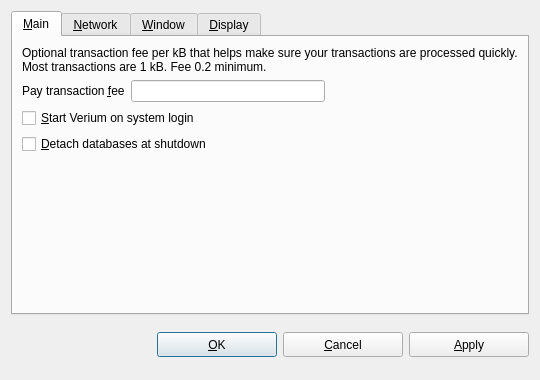
<?xml version="1.0" encoding="UTF-8"?>
<ui version="4.0">
 <class>OptionsDialog</class>
 <widget class="QDialog" name="OptionsDialog">
  <property name="geometry">
   <rect>
    <x>0</x>
    <y>0</y>
    <width>540</width>
    <height>380</height>
   </rect>
  </property>
  <property name="windowTitle">
   <string>Options</string>
  </property>
  <property name="modal">
   <bool>true</bool>
  </property>
  <layout class="QVBoxLayout" name="verticalLayout">
   <item>
    <widget class="QTabWidget" name="veriSendOptions">
     <property name="tabPosition">
      <enum>QTabWidget::North</enum>
     </property>
     <property name="currentIndex">
      <number>0</number>
     </property>
     <widget class="QWidget" name="tabMain">
      <attribute name="title">
       <string>&amp;Main</string>
      </attribute>
      <layout class="QVBoxLayout" name="verticalLayout_Main">
       <item>
        <widget class="QLabel" name="transactionFeeInfoLabel">
         <property name="text">
          <string>Optional transaction fee per kB that helps make sure your transactions are processed quickly. Most transactions are 1 kB. Fee 0.2 minimum.</string>
         </property>
         <property name="textFormat">
          <enum>Qt::PlainText</enum>
         </property>
         <property name="wordWrap">
          <bool>true</bool>
         </property>
        </widget>
       </item>
       <item>
        <layout class="QHBoxLayout" name="horizontalLayoutFee">
         <item>
          <widget class="QLabel" name="transactionFeeLabel">
           <property name="text">
            <string>Pay transaction &amp;fee</string>
           </property>
           <property name="textFormat">
            <enum>Qt::PlainText</enum>
           </property>
           <property name="buddy">
            <cstring>transactionFee</cstring>
           </property>
          </widget>
         </item>
         <item>
          <widget class="BitcoinAmountField" name="transactionFee"/>
         </item>
         <item>
          <spacer name="horizontalSpacerFee">
           <property name="orientation">
            <enum>Qt::Horizontal</enum>
           </property>
           <property name="sizeHint" stdset="0">
            <size>
             <width>40</width>
             <height>20</height>
            </size>
           </property>
          </spacer>
         </item>
        </layout>
       </item>
       <item>
        <widget class="QCheckBox" name="bitcoinAtStartup">
         <property name="toolTip">
          <string>Automatically start Verium after logging in to the system.</string>
         </property>
         <property name="text">
          <string>&amp;Start Verium on system login</string>
         </property>
        </widget>
       </item>
       <item>
        <widget class="QCheckBox" name="detachDatabases">
         <property name="toolTip">
          <string>Detach block and address databases at shutdown. This means they can be moved to another data directory, but it slows down shutdown. The wallet is always detached.</string>
         </property>
         <property name="text">
          <string>&amp;Detach databases at shutdown</string>
         </property>
        </widget>
       </item>
       <item>
        <spacer name="verticalSpacer_Main">
         <property name="orientation">
          <enum>Qt::Vertical</enum>
         </property>
         <property name="sizeHint" stdset="0">
          <size>
           <width>20</width>
           <height>40</height>
          </size>
         </property>
        </spacer>
       </item>
      </layout>
     </widget>
     <widget class="QWidget" name="tabNetwork">
      <attribute name="title">
       <string>&amp;Network</string>
      </attribute>
      <layout class="QVBoxLayout" name="verticalLayout_Network">
       <item>
        <widget class="QCheckBox" name="mapPortUpnp">
         <property name="toolTip">
          <string>Automatically open the Verium client port on the router. This only works when your router supports UPnP and it is enabled.</string>
         </property>
         <property name="text">
          <string>Map port using &amp;UPnP</string>
         </property>
        </widget>
       </item>
       <item>
        <widget class="QCheckBox" name="connectSocks">
         <property name="toolTip">
          <string>Connect to the Verium network through a SOCKS proxy (e.g. when connecting through Tor).</string>
         </property>
         <property name="text">
          <string>&amp;Connect through SOCKS proxy:</string>
         </property>
        </widget>
       </item>
       <item>
        <layout class="QHBoxLayout" name="horizontalLayout_Network">
         <item>
          <widget class="QLabel" name="proxyIpLabel">
           <property name="text">
            <string>Proxy &amp;IP:</string>
           </property>
           <property name="textFormat">
            <enum>Qt::PlainText</enum>
           </property>
           <property name="buddy">
            <cstring>proxyIp</cstring>
           </property>
          </widget>
         </item>
         <item>
          <widget class="QValidatedLineEdit" name="proxyIp">
           <property name="maximumSize">
            <size>
             <width>140</width>
             <height>16777215</height>
            </size>
           </property>
           <property name="toolTip">
            <string>IP address of the proxy (e.g. 127.0.0.1)</string>
           </property>
          </widget>
         </item>
         <item>
          <widget class="QLabel" name="proxyPortLabel">
           <property name="text">
            <string>&amp;Port:</string>
           </property>
           <property name="textFormat">
            <enum>Qt::PlainText</enum>
           </property>
           <property name="buddy">
            <cstring>proxyPort</cstring>
           </property>
          </widget>
         </item>
         <item>
          <widget class="QLineEdit" name="proxyPort">
           <property name="maximumSize">
            <size>
             <width>55</width>
             <height>16777215</height>
            </size>
           </property>
           <property name="toolTip">
            <string>Port of the proxy (e.g. 9050)</string>
           </property>
          </widget>
         </item>
         <item>
          <widget class="QLabel" name="socksVersionLabel">
           <property name="text">
            <string>SOCKS &amp;Version:</string>
           </property>
           <property name="textFormat">
            <enum>Qt::PlainText</enum>
           </property>
           <property name="buddy">
            <cstring>socksVersion</cstring>
           </property>
          </widget>
         </item>
         <item>
          <widget class="QValueComboBox" name="socksVersion">
           <property name="toolTip">
            <string>SOCKS version of the proxy (e.g. 5)</string>
           </property>
          </widget>
         </item>
         <item>
          <spacer name="horizontalSpacer_Network">
           <property name="orientation">
            <enum>Qt::Horizontal</enum>
           </property>
           <property name="sizeHint" stdset="0">
            <size>
             <width>40</width>
             <height>20</height>
            </size>
           </property>
          </spacer>
         </item>
        </layout>
       </item>
       <item>
        <spacer name="verticalSpacer_Network">
         <property name="orientation">
          <enum>Qt::Vertical</enum>
         </property>
         <property name="sizeHint" stdset="0">
          <size>
           <width>20</width>
           <height>40</height>
          </size>
         </property>
        </spacer>
       </item>
      </layout>
     </widget>
     <widget class="QWidget" name="tabWindow">
      <attribute name="title">
       <string>&amp;Window</string>
      </attribute>
      <layout class="QVBoxLayout" name="verticalLayout_Window">
       <item>
        <widget class="QCheckBox" name="minimizeToTray">
         <property name="toolTip">
          <string>Show only a tray icon after minimizing the window.</string>
         </property>
         <property name="text">
          <string>&amp;Minimize to the tray instead of the taskbar</string>
         </property>
        </widget>
       </item>
       <item>
        <widget class="QCheckBox" name="minimizeOnClose">
         <property name="toolTip">
          <string>Minimize instead of exit the application when the window is closed. When this option is enabled, the application will be closed only after selecting Quit in the menu.</string>
         </property>
         <property name="text">
          <string>M&amp;inimize on close</string>
         </property>
        </widget>
       </item>
       <item>
        <spacer name="verticalSpacer_Window">
         <property name="orientation">
          <enum>Qt::Vertical</enum>
         </property>
         <property name="sizeHint" stdset="0">
          <size>
           <width>20</width>
           <height>40</height>
          </size>
         </property>
        </spacer>
       </item>
      </layout>
     </widget>
     <widget class="QWidget" name="tabDisplay">
      <attribute name="title">
       <string>&amp;Display</string>
      </attribute>
      <layout class="QVBoxLayout" name="verticalLayout_Display">
       <item>
        <layout class="QHBoxLayout" name="horizontalLayout_1_Display">
         <item>
          <widget class="QLabel" name="langLabel">
           <property name="text">
            <string>User Interface &amp;language:</string>
           </property>
           <property name="textFormat">
            <enum>Qt::PlainText</enum>
           </property>
           <property name="buddy">
            <cstring>lang</cstring>
           </property>
          </widget>
         </item>
         <item>
          <widget class="QValueComboBox" name="lang">
           <property name="toolTip">
            <string>The user interface language can be set here. This setting will take effect after restarting Verium.</string>
           </property>
          </widget>
         </item>
        </layout>
       </item>
       <item>
        <layout class="QHBoxLayout" name="horizontalLayout_2_Display">
         <item>
          <widget class="QLabel" name="unitLabel">
           <property name="text">
            <string>&amp;Unit to show amounts in:</string>
           </property>
           <property name="textFormat">
            <enum>Qt::PlainText</enum>
           </property>
           <property name="buddy">
            <cstring>unit</cstring>
           </property>
          </widget>
         </item>
         <item>
          <widget class="QValueComboBox" name="unit">
           <property name="toolTip">
            <string>Choose the default subdivision unit to show in the interface and when sending coins.</string>
           </property>
          </widget>
         </item>
        </layout>
       </item>
       <item>
        <layout class="QHBoxLayout" name="horizontalLayout">
         <property name="leftMargin">
          <number>0</number>
         </property>
         <property name="topMargin">
          <number>0</number>
         </property>
         <property name="rightMargin">
          <number>2</number>
         </property>
         <property name="bottomMargin">
          <number>0</number>
         </property>
         <item>
          <widget class="QLabel" name="decimalLabel">
           <property name="sizePolicy">
            <sizepolicy hsizetype="Minimum" vsizetype="Fixed">
             <horstretch>0</horstretch>
             <verstretch>0</verstretch>
            </sizepolicy>
           </property>
           <property name="minimumSize">
            <size>
             <width>0</width>
             <height>0</height>
            </size>
           </property>
           <property name="maximumSize">
            <size>
             <width>16777215</width>
             <height>16777215</height>
            </size>
           </property>
           <property name="baseSize">
            <size>
             <width>0</width>
             <height>0</height>
            </size>
           </property>
           <property name="layoutDirection">
            <enum>Qt::LeftToRight</enum>
           </property>
           <property name="text">
            <string>Choose how many decimal places you prefer to display:</string>
           </property>
          </widget>
         </item>
         <item>
          <widget class="QSpinBox" name="decimalPoints">
           <property name="sizePolicy">
            <sizepolicy hsizetype="Fixed" vsizetype="Fixed">
             <horstretch>0</horstretch>
             <verstretch>0</verstretch>
            </sizepolicy>
           </property>
           <property name="minimumSize">
            <size>
             <width>0</width>
             <height>28</height>
            </size>
           </property>
           <property name="maximumSize">
            <size>
             <width>16777215</width>
             <height>16777215</height>
            </size>
           </property>
           <property name="toolTip">
            <string>&lt;html&gt;&lt;head/&gt;&lt;body&gt;&lt;p&gt;How many decimal places to display. Depending on the unit of currency, you may see fewer decimal places.&lt;/p&gt;&lt;/body&gt;&lt;/html&gt;</string>
           </property>
           <property name="layoutDirection">
            <enum>Qt::LeftToRight</enum>
           </property>
           <property name="alignment">
            <set>Qt::AlignRight|Qt::AlignTrailing|Qt::AlignVCenter</set>
           </property>
           <property name="maximum">
            <number>8</number>
           </property>
           <property name="value">
            <number>8</number>
           </property>
          </widget>
         </item>
        </layout>
       </item>
       <item>
        <widget class="QCheckBox" name="displayAddresses">
         <property name="toolTip">
          <string>Whether to show Verium addresses in the transaction list or not.</string>
         </property>
         <property name="text">
          <string>&amp;Display addresses in transaction list</string>
         </property>
        </widget>
       </item>
       <item>
        <widget class="QCheckBox" name="coinControlFeatures">
         <property name="toolTip">
          <string>Whether to show coin control features or not.</string>
         </property>
         <property name="text">
          <string>Display coin &amp;control features (experts only!)</string>
         </property>
        </widget>
       </item>
       <item>
        <widget class="QCheckBox" name="hideAmounts">
         <property name="text">
          <string>Hide amounts for privacy (***.**)</string>
         </property>
        </widget>
       </item>
       <item>
        <spacer name="verticalSpacer_Display">
         <property name="orientation">
          <enum>Qt::Vertical</enum>
         </property>
         <property name="sizeHint" stdset="0">
          <size>
           <width>20</width>
           <height>40</height>
          </size>
         </property>
        </spacer>
       </item>
      </layout>
     </widget>
    </widget>
   </item>
   <item>
    <layout class="QHBoxLayout" name="horizontalLayout_Buttons">
     <item>
      <spacer name="horizontalSpacer_1">
       <property name="orientation">
        <enum>Qt::Horizontal</enum>
       </property>
       <property name="sizeHint" stdset="0">
        <size>
         <width>40</width>
         <height>48</height>
        </size>
       </property>
      </spacer>
     </item>
     <item>
      <widget class="QLabel" name="statusLabel">
       <property name="text">
        <string/>
       </property>
       <property name="textFormat">
        <enum>Qt::PlainText</enum>
       </property>
       <property name="wordWrap">
        <bool>true</bool>
       </property>
      </widget>
     </item>
     <item>
      <spacer name="horizontalSpacer_2">
       <property name="orientation">
        <enum>Qt::Horizontal</enum>
       </property>
       <property name="sizeHint" stdset="0">
        <size>
         <width>40</width>
         <height>48</height>
        </size>
       </property>
      </spacer>
     </item>
     <item>
      <widget class="QPushButton" name="okButton">
       <property name="minimumSize">
        <size>
         <width>120</width>
         <height>25</height>
        </size>
       </property>
       <property name="text">
        <string>&amp;OK</string>
       </property>
      </widget>
     </item>
     <item>
      <widget class="QPushButton" name="cancelButton">
       <property name="minimumSize">
        <size>
         <width>120</width>
         <height>25</height>
        </size>
       </property>
       <property name="text">
        <string>&amp;Cancel</string>
       </property>
       <property name="autoDefault">
        <bool>false</bool>
       </property>
      </widget>
     </item>
     <item>
      <widget class="QPushButton" name="applyButton">
       <property name="minimumSize">
        <size>
         <width>120</width>
         <height>25</height>
        </size>
       </property>
       <property name="text">
        <string>&amp;Apply</string>
       </property>
       <property name="autoDefault">
        <bool>false</bool>
       </property>
      </widget>
     </item>
    </layout>
   </item>
  </layout>
 </widget>
 <customwidgets>
  <customwidget>
   <class>QValidatedLineEdit</class>
   <extends>QLineEdit</extends>
   <header>qvalidatedlineedit.h</header>
  </customwidget>
  <customwidget>
   <class>BitcoinAmountField</class>
   <extends>QLineEdit</extends>
   <header>bitcoinamountfield.h</header>
   <container>1</container>
  </customwidget>
  <customwidget>
   <class>QValueComboBox</class>
   <extends>QComboBox</extends>
   <header>qvaluecombobox.h</header>
  </customwidget>
 </customwidgets>
 <resources/>
 <connections/>
</ui>
